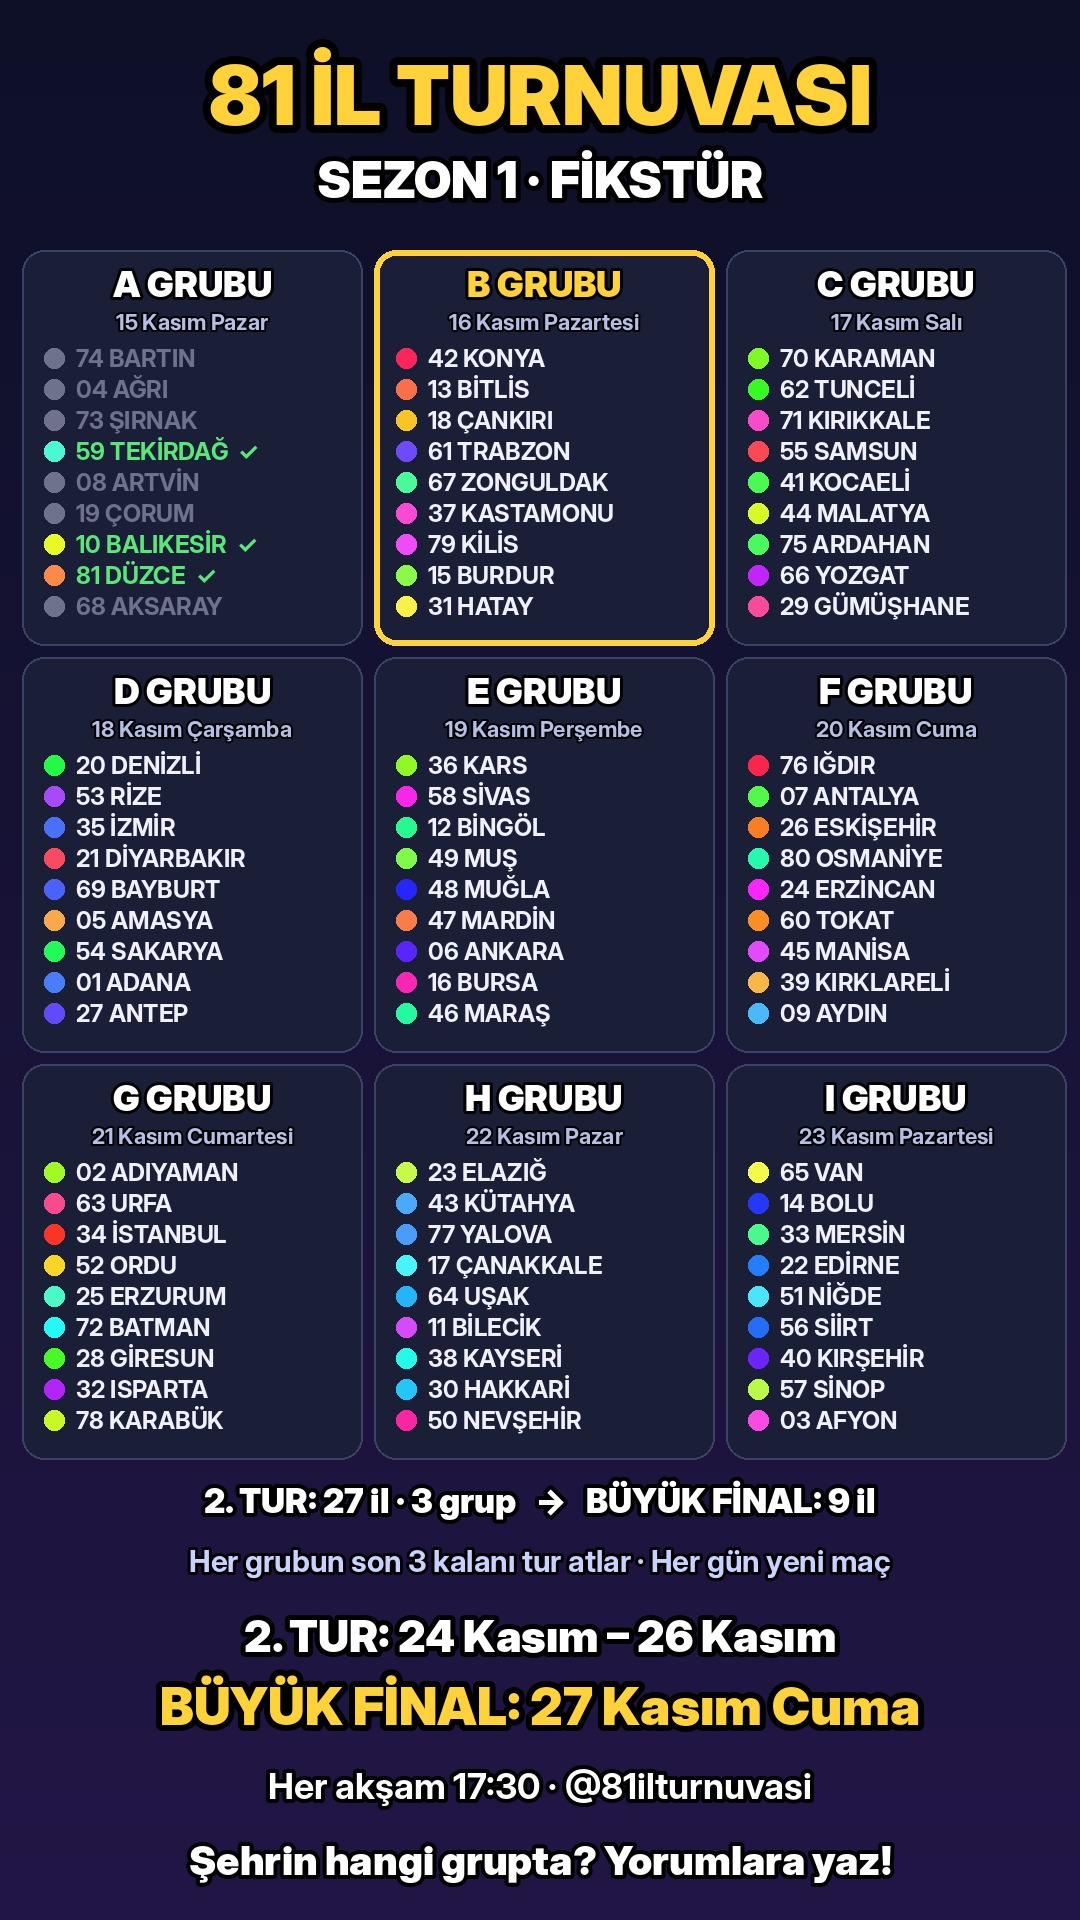

This chart was generated by the following Python code:
# 81 İl Turnuvası — fikstür görseli (9:16). Sezon tablosundan otomatik çizilir, her maçtan sonra güncellenir.
# Tur atlayan iller yeşil, elenenler soluk, oynanmamış gruplar beyaz; bugünün maçı vurgulanır.
import datetime as dt
import json
import os
import sys

from PIL import Image, ImageDraw

from iller import AD
from motor import SARI, font, renk, yazi

KOK = os.path.dirname(os.path.abspath(__file__))
W, H = 1080, 1920
YESIL, SOLUK = (90, 230, 120), (110, 115, 140)
GUNLER = ["Pazartesi", "Salı", "Çarşamba", "Perşembe", "Cuma", "Cumartesi", "Pazar"]


def ciz(s, cikti, ilk_gun=None):
    im = Image.new("RGB", (W, H)); d = ImageDraw.Draw(im)
    for y in range(H):
        k = y / H
        d.line([(0, y), (W, y)], fill=(int(14 + 20 * k), int(16 + 6 * k), int(40 + 30 * k)))
    yazi(d, (W / 2, 95), "81 İL TURNUVASI", font(82), SARI, 8)
    yazi(d, (W / 2, 180), f"SEZON {s['sezon']} · FİKSTÜR", font(50), kenar=5)
    maclar = [m for m in s["maclar"] if m["tur"] == 1]
    siradaki = next((m for m in s["maclar"] if not m.get("atlayan")), None)
    kw, kh, x0, y0, bosluk = 340, 395, 22, 250, 12
    for k, m in enumerate(maclar):
        cx, cy = x0 + (k % 3) * (kw + bosluk), y0 + (k // 3) * (kh + bosluk)
        oynandi = bool(m.get("atlayan")); bugun = siradaki is m
        d.rounded_rectangle([cx, cy, cx + kw, cy + kh], 22, fill=(26, 30, 54),
                            outline=SARI if bugun else (60, 66, 100), width=6 if bugun else 2)
        grup = m["baslik"].split("·")[-1].strip()
        yazi(d, (cx + kw / 2, cy + 34), grup, font(36), SARI if bugun else (255, 255, 255), 3)
        if ilk_gun:
            gun = ilk_gun + dt.timedelta(days=k)
            yazi(d, (cx + kw / 2, cy + 72), f"{gun.day} Kasım {GUNLER[gun.weekday()]}" if gun.month == 11
                 else f"{gun:%d.%m} {GUNLER[gun.weekday()]}", font(22, "Bold"), (180, 190, 230), 2)
        for j, p in enumerate(m["plakalar"]):
            yy = cy + 108 + j * 31
            if oynandi:
                c = YESIL if p in m["atlayan"] else SOLUK
            else:
                c = (240, 240, 255)
            d.ellipse([cx + 22, yy - 10, cx + 42, yy + 10], fill=renk(p) if (not oynandi or p in m["atlayan"]) else SOLUK)
            d.text((cx + 54, yy), f"{p} {AD[p]}" + ("  ✓" if oynandi and p in m["atlayan"] else ""),
                   font=font(24, "Bold"), fill=c, anchor="lm")
    yb = y0 + 3 * (kh + bosluk) + 20
    yazi(d, (W / 2, yb + 10), "2. TUR: 27 il · 3 grup   →   BÜYÜK FİNAL: 9 il", font(34), kenar=4)
    yazi(d, (W / 2, yb + 70), "Her grubun son 3 kalanı tur atlar · Her gün yeni maç", font(30, "Bold"), (200, 210, 255), 3)
    if ilk_gun:
        t2, fn = ilk_gun + dt.timedelta(days=9), ilk_gun + dt.timedelta(days=12)
        ay = lambda g: f"{g.day} {['Ocak','Şubat','Mart','Nisan','Mayıs','Haziran','Temmuz','Ağustos','Eylül','Ekim','Kasım','Aralık'][g.month - 1]}"
        yazi(d, (W / 2, yb + 145), f"2. TUR: {ay(t2)} – {ay(t2 + dt.timedelta(days=2))}", font(44), kenar=5)
        son = f"ŞAMPİYON: {s['sampiyon']} {AD[s['sampiyon']]}" if s.get("sampiyon") else f"BÜYÜK FİNAL: {ay(fn)} {GUNLER[fn.weekday()]}"
        yazi(d, (W / 2, yb + 215), son, font(52), SARI, 6)
    yazi(d, (W / 2, yb + 295), "Her akşam 17:30 · @81ilturnuvasi", font(36, "Bold"), kenar=4)
    yazi(d, (W / 2, H - 60), "Şehrin hangi grupta? Yorumlara yaz!", font(40), kenar=4)
    im.save(cikti, quality=92)
    return cikti


if __name__ == "__main__":
    s = json.load(open(os.path.join(KOK, "sezon.json"), encoding="utf-8"))
    ilk = dt.date.fromisoformat(sys.argv[2] if len(sys.argv) > 2 else s.get("baslangic", "")) if (len(sys.argv) > 2 or s.get("baslangic")) else None
    print(ciz(s, sys.argv[1] if len(sys.argv) > 1 else "fikstur.jpg", ilk))
